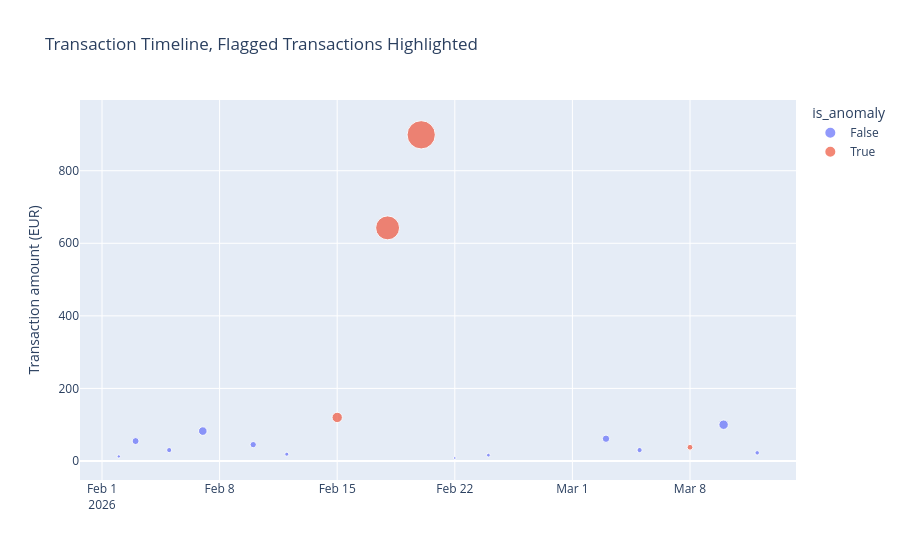

Notebook code for this chart:
### Markdown cell above
A strip plot, not a box plot — most categories here have only 1-4
transactions, the same reason notebook 02 avoided box plots for category
distributions (a box plot on that few points looks precise while being
nearly meaningless).

### Code cell
fig = px.scatter(
    results_df.sort_values("date"),
    x="date",
    y="abs_amount",
    color="is_anomaly",
    size="abs_amount",
    hover_data=["merchant", "category", "method"],
    title="Transaction Timeline, Flagged Transactions Highlighted",
    labels={"abs_amount": "Transaction amount (EUR)", "date": ""},
)
fig.show()

### Figure 1 — Plotly figure (JSON) as saved in the notebook; plotly's stock layout.template omitted (floating-point values rounded to 4 significant figures)
{"data": [{"customdata": [["Coffee Corner", "Food & Dining", "insufficient_history"], ["Continente", "Groceries", "insufficient_history"], ["Spotify", "Subscriptions", "insufficient_history"], ["O Pescador", "Food & Dining", "insufficient_history"], ["EDP", "Utilities", "insufficient_history"], ["Farmácia Central", "Health", "global_relative_robust_z"], ["Café Central", "Food & Dining", "global_relative_robust_z"], ["Netflix", "Subscriptions", "global_relative_robust_z"], ["Continente", "Groceries", "global_relative_robust_z"], ["Spotify", "Subscriptions", "global_relative_robust_z"], ["ATM", "Cash", "global_relative_robust_z"], ["Galp", "Transport", "global_relative_robust_z"]], "hovertemplate": "is_anomaly=False<br>=%{x}<br>Transaction amount (EUR)=%{marker.size}<br>merchant=%{customdata[0]}<br>category=%{customdata[1]}<br>method=%{customdata[2]}<extra></extra>", "legendgroup": "False", "marker": {"color": "#636efa", "size": [12.5, 54.9, 29.99, 82.4, 45.0, 18.75, 8.2, 15.99, 61.3, 29.99, 100.0, 22.4], "sizemode": "area", "sizeref": 2.248, "symbol": "circle"}, "mode": "markers", "name": "False", "orientation": "v", "showlegend": true, "type": "scatter", "x": ["2026-02-02T00:00:00.000000", "2026-02-03T00:00:00.000000", "2026-02-05T00:00:00.000000", "2026-02-07T00:00:00.000000", "2026-02-10T00:00:00.000000", "2026-02-12T00:00:00.000000", "2026-02-22T00:00:00.000000", "2026-02-24T00:00:00.000000", "2026-03-03T00:00:00.000000", "2026-03-05T00:00:00.000000", "2026-03-10T00:00:00.000000", "2026-03-12T00:00:00.000000"], "xaxis": "x", "y": [12.5, 54.9, 29.99, 82.4, 45.0, 18.75, 8.2, 15.99, 61.3, 29.99, 100.0, 22.4], "yaxis": "y"}, {"customdata": [["CP", "Transport", "global_relative_robust_z"], ["TAP Air", "Travel", "global_relative_robust_z"], ["MediaMarkt", "Shopping", "global_relative_robust_z"], ["O Pescador", "Food & Dining", "category_relative_robust_z"]], "hovertemplate": "is_anomaly=True<br>=%{x}<br>Transaction amount (EUR)=%{marker.size}<br>merchant=%{customdata[0]}<br>category=%{customdata[1]}<br>method=%{customdata[2]}<extra></extra>", "legendgroup": "True", "marker": {"color": "#EF553B", "size": [120.0, 642.5, 899.0, 37.8], "sizemode": "area", "sizeref": 2.248, "symbol": "circle"}, "mode": "markers", "name": "True", "orientation": "v", "showlegend": true, "type": "scatter", "x": ["2026-02-15T00:00:00.000000", "2026-02-18T00:00:00.000000", "2026-02-20T00:00:00.000000", "2026-03-08T00:00:00.000000"], "xaxis": "x", "y": [120.0, 642.5, 899.0, 37.8], "yaxis": "y"}], "layout": {"legend": {"itemsizing": "constant", "title": {"text": "is_anomaly"}, "tracegroupgap": 0}, "title": {"text": "Transaction Timeline, Flagged Transactions Highlighted"}, "xaxis": {"anchor": "y", "domain": [0.0, 1.0], "title": {"text": ""}}, "yaxis": {"anchor": "x", "domain": [0.0, 1.0], "title": {"text": "Transaction amount (EUR)"}}}}
